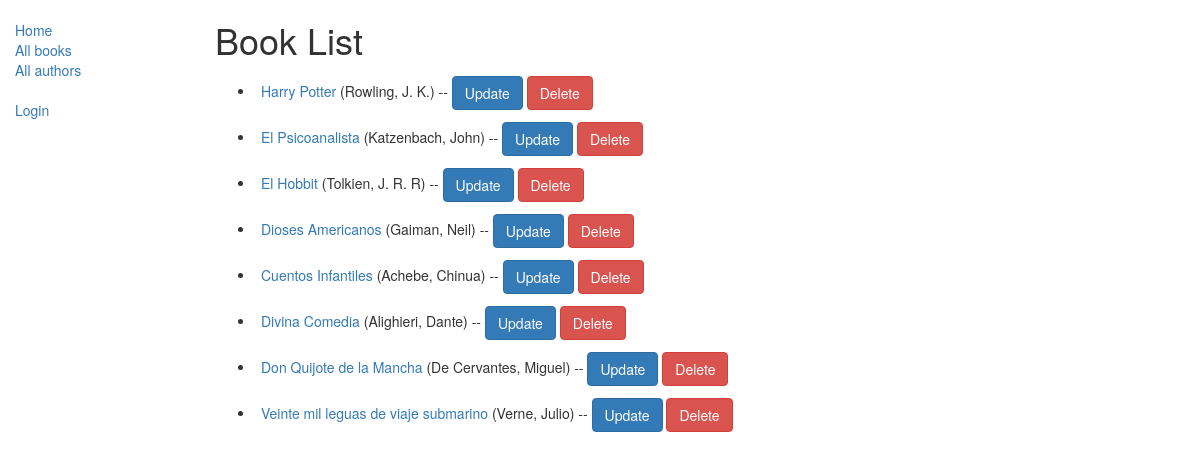
/catalog/books/, run on the app's committed database.
### catalog/models.py (models this page shows, shortened)
class Book(models.Model):
    title = models.CharField(max_length=200)
    author = models.ForeignKey('Author', on_delete=models.SET_NULL, null=True)
    summary = models.TextField(
        max_length=1000, help_text="Ingrese una breve descripción del libro")
    isbn = models.CharField(
        'ISBN', max_length=13, help_text='13 Caracteres <a href="https://www.isbn-international.org/content/what-isbn">ISBN number</a>')
    genre = models.ManyToManyField(
        Genre, help_text="Seleccione un genero para este libro")
    language = models.ForeignKey(
        'Language', on_delete=models.SET_NULL, null=True)
    def display_genre(self):
        """
        Creates a string for the Genre. This is required to display genre in Admin.
        """
        return ', '.join([genre.name for genre in self.genre.all()[:3]])
    display_genre.short_description = 'Genre'
    def get_absolute_url(self):
        return reverse('book-detail', args=[str(self.id)])

class Author(models.Model):
    first_name = models.CharField(max_length=100)
    last_name = models.CharField(max_length=100)
    date_of_birth = models.DateField(null=True, blank=True)
    date_of_death = models.DateField('Died', null=True, blank=True)
    def __str__(self):
        return '%s, %s' % (self.last_name, self.first_name)
    class Meta:
        ordering = ['last_name']

### catalog/views.py (the view)
class BookListView(generic.ListView):
    model = Book
    paginate_by = 10
    def get_queryset(self):
        return Book.objects.all()

### catalog/templates/catalog/book_list.html
{% extends "base_generic.html" %}
{% block content %}
<h1>Book List</h1>
{% if book_list %}
<ul>
    {% for book in book_list %}
    <li class="book-list">
        <a href="{{ book.get_absolute_url }}">{{ book.title }}</a> ({{book.author}})
        --
        <a class="btn btn-primary" href="{% url 'book_update' book.pk %}">Update</a>
        <a class="btn btn-danger" href="{% url 'book_delete' book.pk %}">Delete</a>
    </li>
    {% endfor %}
</ul>
{% else %}
<p>There are no books in the library.</p>
{% endif %}
{% endblock %}

### catalog/static/css/styles.css (style rules this page uses)
.author-list, .book-list { padding:6px; }

### data on the page
Book: title "Harry Potter", author "Rowling, J. K."
Book: title "El Psicoanalista", author "Katzenbach, John"
Book: title "El Hobbit", author "Tolkien, J. R. R"
Book: title "Dioses Americanos", author "Gaiman, Neil"
Book: title "Cuentos Infantiles", author "Achebe, Chinua"
Book: title "Divina Comedia", author "Alighieri, Dante"
Book: title "Don Quijote de la Mancha", author "De Cervantes, Miguel"
Book: title "Veinte mil leguas de viaje submarino", author "Verne, Julio"
